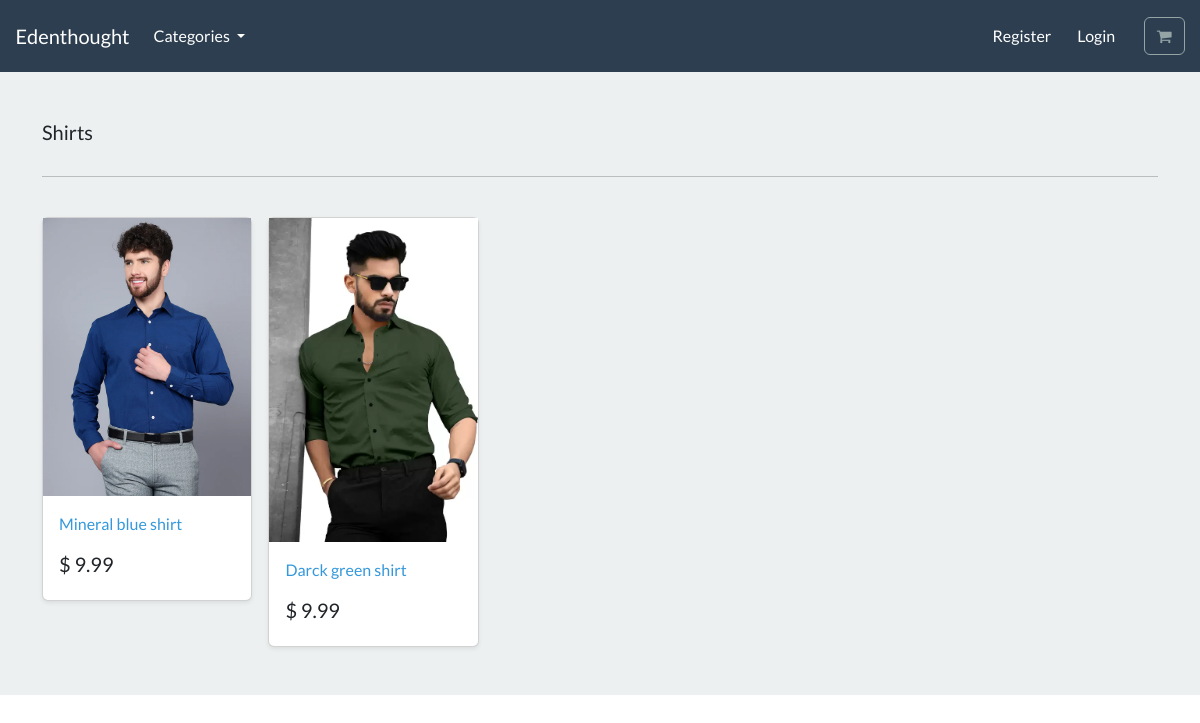
The page /search/shirts/ on the database its author committed.
### store/models.py (models this page shows, shortened)
class Category(models.Model):
  name = models.CharField(max_length=250 , db_index=True)
  slug = models.SlugField(max_length=250 , unique=True)
  class Meta:
    verbose_name_plural = 'categories'
  def get_absolute_url(self):
    return reverse('list-category', args={self.slug})

class Product(models.Model):
  category = models.ForeignKey(Category, related_name='product' ,on_delete=models.CASCADE,null=True)
  title = models.CharField(max_length=250)
  brand = models.CharField(max_length=250 , default='un-branded')
  description = models.TextField(blank=True )
  slug = models.SlugField(max_length=255)
  price = models.DecimalField(max_digits=4, decimal_places=2)
  image = models.ImageField(upload_to='images/')
  class Meta:
    verbose_name_plural = 'products'
  def get_absolute_url(self):
      return reverse('product-info', args={self.slug})

### store/views.py (the view)
# urls.py: path('search/<slug:category_slug>/',views.list_category, name='list-category'),
def list_category(request, category_slug=None):
    category = get_object_or_404(Category, slug=category_slug)
    products = Product.objects.filter(category=category)
    return render(request, 'store/list-category.html',{'category':category, 'products':products})

### cart/context_processors.py (called while the page is built)
def cart(request):
  return { 'cart': Cart(request)}

### store/views.py (called while the page is built)
def categories(request):
  all_categories = Category.objects.all()
  return{'all_categories': all_categories}

### store/templates/store/list-category.html
{% extends "./base.html" %}
{% load static %}
{% block content %}
<main>
  <div class="album py-5 bg-light">
    <div class="container">
      <div class="pb-3 h5"> {{category.name | capfirst }} </div>
      <hr>
      <br>
      <div class="row row-cols-1 row-cols-sm-2 row-cols-md-5 g-3">
        {% for product in products %}
        <div class="col">
          <div class="card shadow-sm">
          <img class="img-fluid" alt="Responsive image" src="{{product.image.url}}">
            <div class="card-body">
              <p class="card-text">
                <a class="text-info text-decoration-none" href="{{product.get_absolute_url}}"> {{product.title}} </a>
              </p>
              <div class="d-flex justify-content-between align-items-center">
                <h5> $ {{product.price}} </h5>
              </div>
            </div>
          </div>
        </div>
        {% endfor %}
      </div>
    </div>
  </div>
</main>
{% endblock %}

### rows shown on the page
Category: name "Shirts"
Product: image (picture), title "Mineral blue shirt", price "9.99"
Product: image (picture), title "Darck green shirt", price "9.99"
